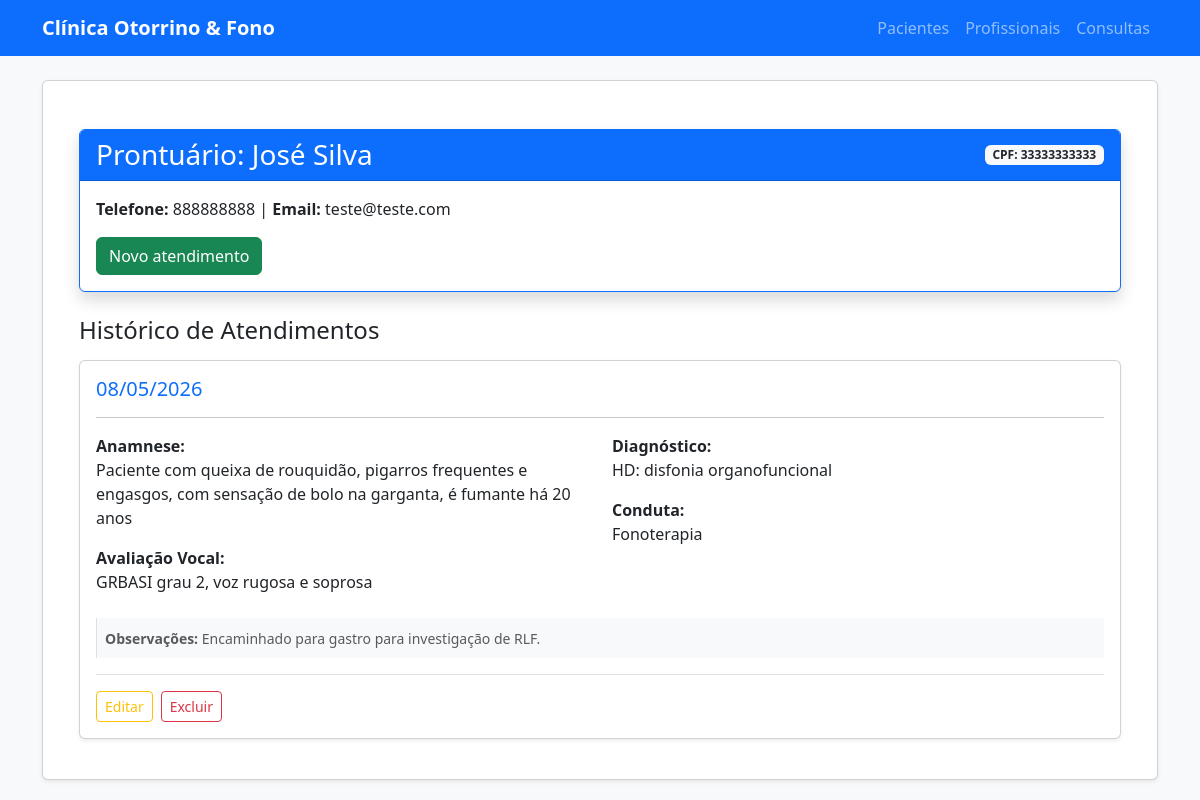
The page /logica/pacientes/prontuario/2/ on the database as committed earlier.
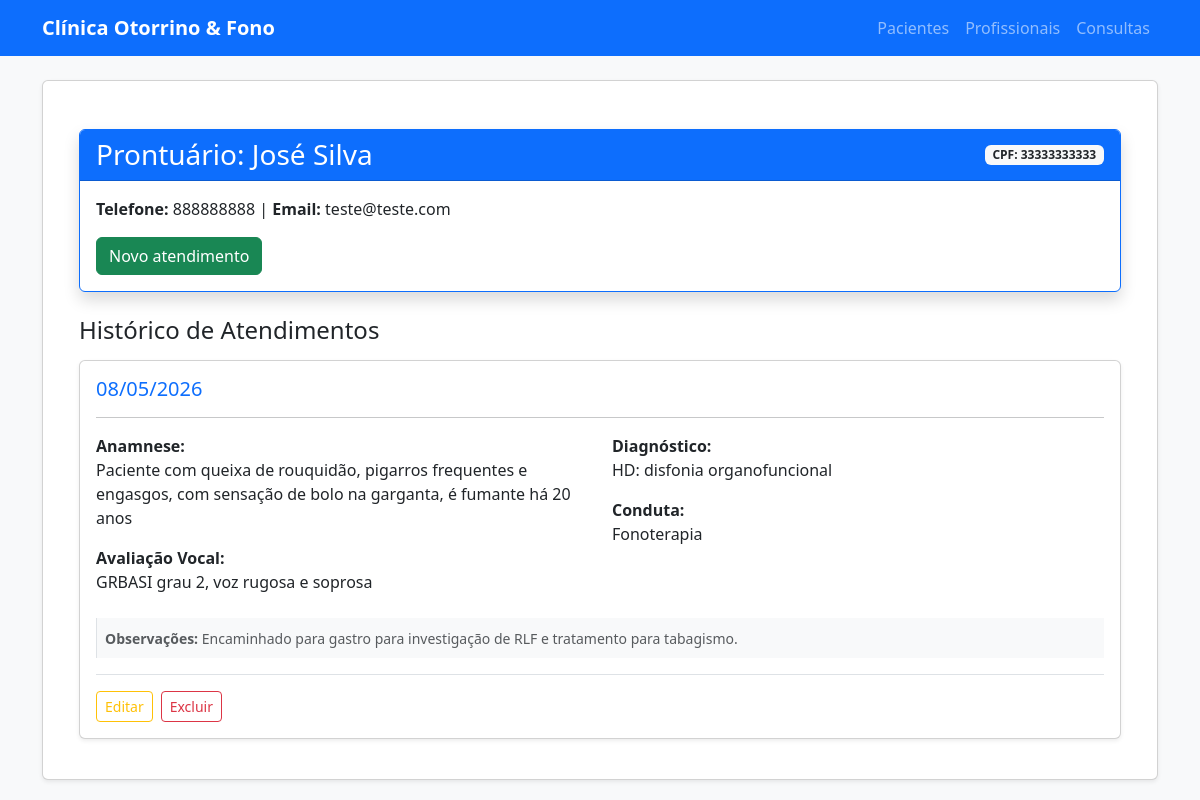
The same page on the database as committed later.
### logica/models.py (models this page shows, shortened)
class RegistroConsulta(models.Model):
    paciente = models.ForeignKey(Paciente, on_delete=models.CASCADE, related_name='registros')
    data_atendimento = models.DateTimeField(auto_now_add=True) # aqui salva a data e hora sozinho
    anamnese = models.CharField()
    conduta = models.TextField()
    observacoes = models.TextField(blank=True, null=True)
    diagnostico = models.TextField()
    avaliacao_vocal = models.TextField()

### logica/views.py (the view)
# urls.py: path('pacientes/prontuario/<int:id>/', views.prontuario_paciente, name='prontuario_paciente'),
def prontuario_paciente(request, id):
    paciente = get_object_or_404(Paciente, id=id)
    historico = RegistroConsulta.objects.filter(paciente=paciente).order_by('-id')
    return render(request, 'logica/prontuario.html', {
        'paciente': paciente, 'historico': historico
    })

### logica/templates/logica/prontuario.html (shortened to what this page needs)
{% extends 'logica/base.html' %}
{% block content %}
<div class="container mt-4">
    <div class="card border-primary mb-4 shadow">
        <div class="card-header bg-primary text-white d-flex justify-content-between align-items-center">
            <h3 class="mb-0">Prontuário: {{ paciente.nome }}</h3>
            <span class="badge bg-light text-dark">CPF: {{ paciente.cpf }}</span>
        </div>
        <div class="card-body">
            <p><strong>Telefone:</strong> {{ paciente.telefone }} | <strong>Email:</strong> {{ paciente.email }}</p>
            <a href="{% url 'registrar_anamnese' paciente.id %}" class="btn btn-success">
                 Novo atendimento
            </a>
        </div>
    </div>
    <h4 class="mb-3">Histórico de Atendimentos</h4>
    {% if historico %}
        {% for registro in historico %}
            <div class="card mb-3 shadow-sm border-left-info">
                <div class="card-body">
                    <h5 class="card-title text-primary">
                         {{ registro.data_atendimento|date:"d/m/Y" }}
                    </h5>
                    <hr>
                    <div class="row">
                        <div class="col-md-6">
                            <p><strong>Anamnese:</strong><br> {{ registro.anamnese }}</p>
                            <p><strong>Avaliação Vocal:</strong><br> {{ registro.avaliacao_vocal }}</p>
                        </div>
                        <div class="col-md-6">
                            <p><strong>Diagnóstico:</strong><br> {{ registro.diagnostico }}</p>
                            <p><strong>Conduta:</strong><br> {{ registro.conduta }}</p>
                        </div>
                    </div>
                    {% if registro.observacoes %}
                        <div class="mt-2 p-2 bg-light border-start">
                            <small class="text-muted"><strong>Observações:</strong> {{ registro.observacoes }}</small>
                        </div>
                    {% endif %}
                    <div class="mt-3 pt-3 border-top d-flex gap-2">
                        <a href="{% url 'editar_atendimento' registro.id %}" class="btn btn-sm btn-outline-warning">
                             Editar
                        </a>
                        <a href="{% url 'excluir_atendimento' registro.id %}" class="btn btn-sm btn-outline-danger"
                           onclick="return confirm('Tem certeza que deseja excluir este registro clínico?')">
                             Excluir
                        </a>
                </div>
            </div>
        {% endfor %}
    {% else %}
        <div class="alert alert-light border text-center">Nenhum atendimento registrado para este paciente.</div>
    {% endif %}
</div>
{% endblock %}

Rows that differ between the two databases and show on the page:
changed RegistroConsulta "GRBASI grau 2, voz rugosa e soprosa": observacoes "Encaminhado para gastro para investigação de RLF." → "Encaminhado para gastro para investigação de RLF e tratamento para tabagismo."
